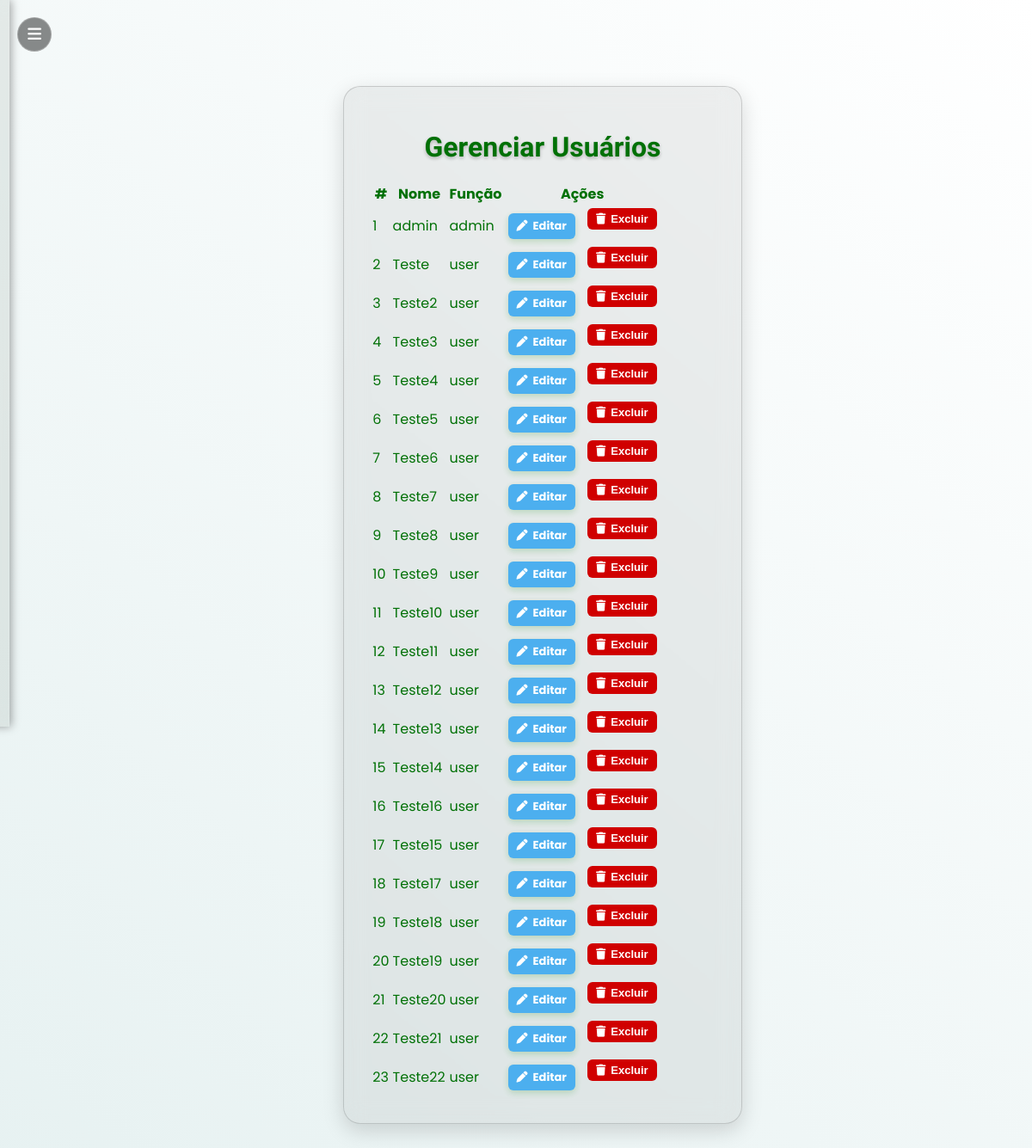
Before: /usuarios (signed in) with the older database file.
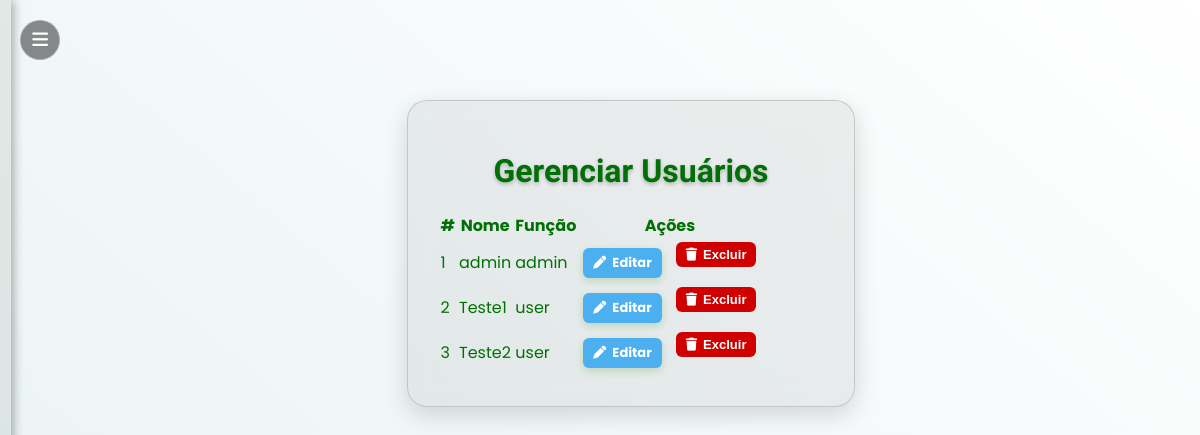
After: the same page with the newer database file.
### tables this page shows
CREATE TABLE users (
            id INTEGER PRIMARY KEY AUTOINCREMENT,
            nome TEXT UNIQUE NOT NULL,
            senha TEXT NOT NULL,
            role TEXT DEFAULT 'user'
        );

### app.py (the view)
@app.route("/usuarios", endpoint="usuarios")
def usuarios():
    if "user" not in session or session["role"] != "admin":
        return redirect(url_for("login"))
    conn = get_conn()
    cur = conn.cursor()
    cur.execute("SELECT id, nome, role FROM users ORDER BY id ASC;")
    usuarios = cur.fetchall()
    conn.close()
    return render_template("usuarios.html", usuarios=usuarios)

### app.py (called while the page is built)
def get_conn():
    if DATABASE_URL and psycopg2:
        return psycopg2.connect(DATABASE_URL, sslmode="require")
    else:
        return sqlite3.connect(LOCAL_DB, check_same_thread=False)

### templates/usuarios.html (shortened to what this page needs)
{% extends "base.html" %}
{% block content %}
<link rel="stylesheet" href="https://cdn.datatables.net/1.13.6/css/jquery.dataTables.min.css">
<link rel="stylesheet" href="https://cdnjs.cloudflare.com/ajax/libs/font-awesome/6.5.0/css/all.min.css">
<div class="container">
  <h1 class="titulo-tomorrow">Gerenciar Usuários</h1>
  <table id="usuarios" class="display">
    <thead>
      <tr>
        <th>#</th>
        <th>Nome</th>
        <th>Função</th>
        <th>Ações</th>
      </tr>
    </thead>
    <tbody>
      {% for u in usuarios %}
      <tr>
        <td>{{ loop.index }}</td>
        <td>{{ u[1] }}</td>
        <td>{{ u[2] }}</td>
        <td>
          <div class="acoes-btns">
            <a href="{{ url_for('editar_usuario', id=u[0]) }}" class="btn btn-editar">
              <i class="fa fa-pen"></i> Editar
            </a>
            <form method="POST" action="{{ url_for('excluir_usuario', id=u[0]) }}" style="display:inline;">
              <button type="submit" class="btn btn-excluir" onclick="return confirm('Deseja excluir este usuário?')">
                <i class="fa fa-trash"></i> Excluir
              </button>
            </form>
          </div>
        </td>
      </tr>
      {% endfor %}
    </tbody>
  </table>
</div>
{% endblock %}

Changed rows visible on the page:
removed users: nome "Teste3", role "user"
removed users: nome "Teste4", role "user"
removed users: nome "Teste5", role "user"
removed users: nome "Teste6", role "user"
removed users: nome "Teste7", role "user"
removed users: nome "Teste8", role "user"
removed users: nome "Teste9", role "user"
removed users: nome "Teste10", role "user"
removed users: nome "Teste11", role "user"
removed users: nome "Teste12", role "user"
removed users: nome "Teste13", role "user"
removed users: nome "Teste14", role "user"
removed users: nome "Teste16", role "user"
removed users: nome "Teste15", role "user"
removed users: nome "Teste17", role "user"
removed users: nome "Teste18", role "user"
removed users: nome "Teste19", role "user"
removed users: nome "Teste20", role "user"
removed users: nome "Teste21", role "user"
removed users: nome "Teste22", role "user"
changed users: nome "Teste" → "Teste1"
